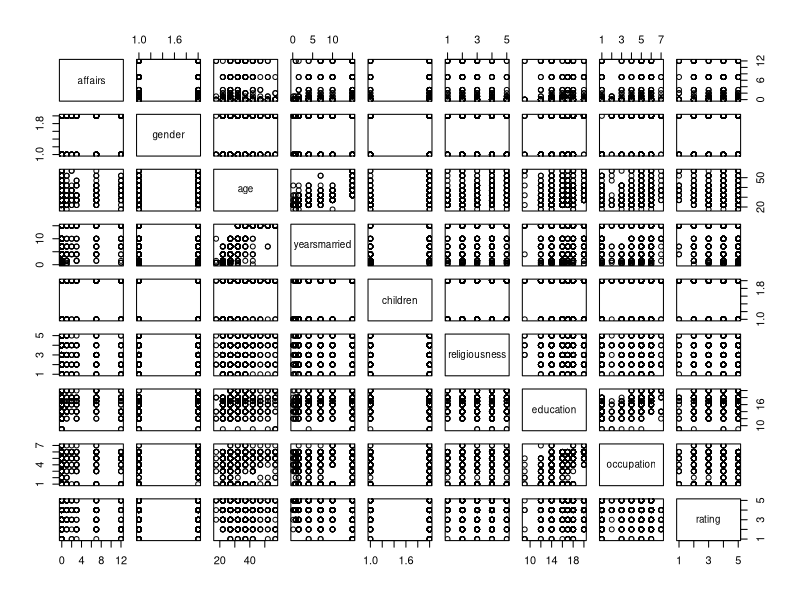
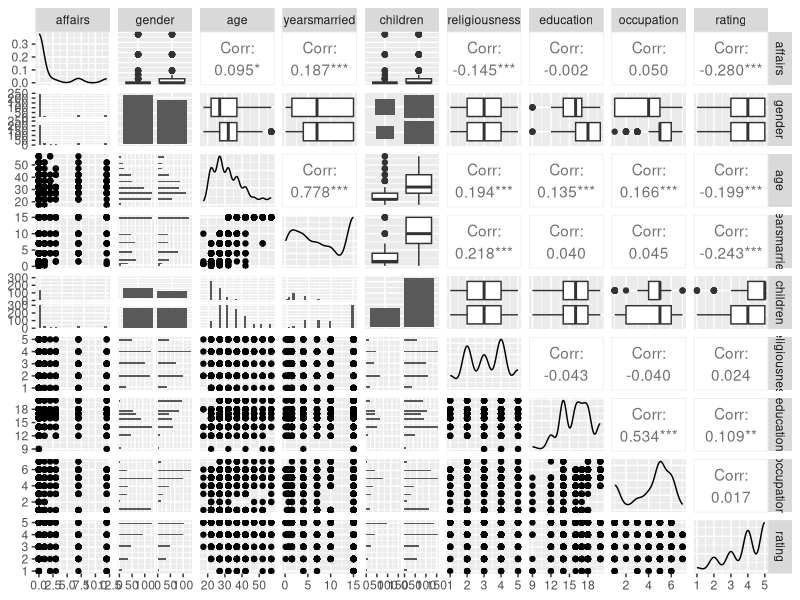
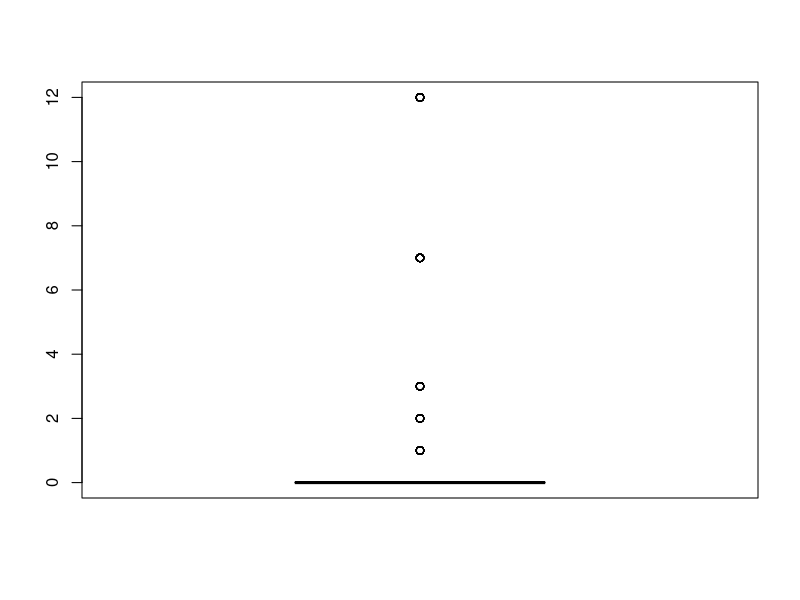
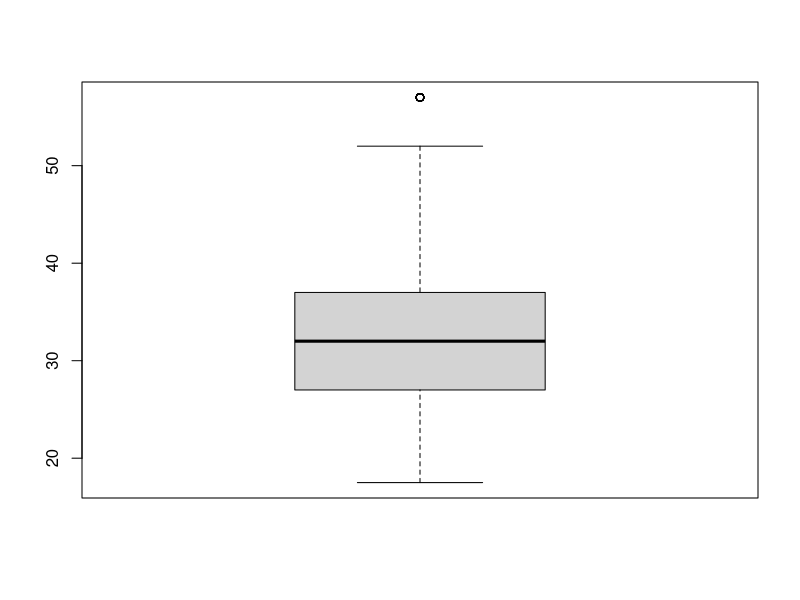
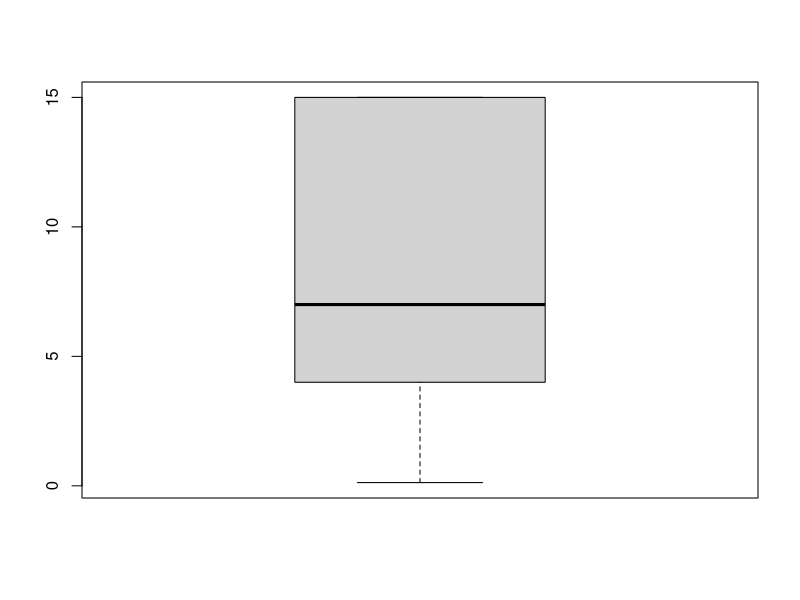
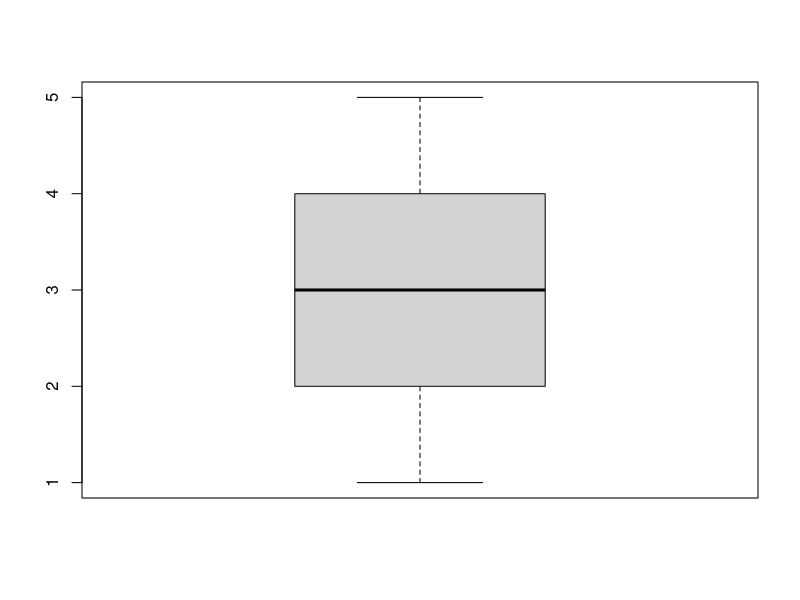
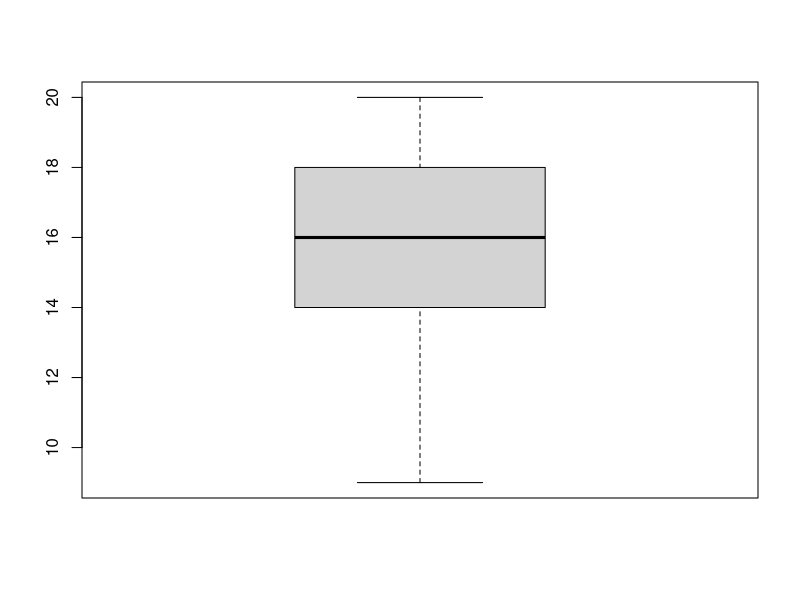
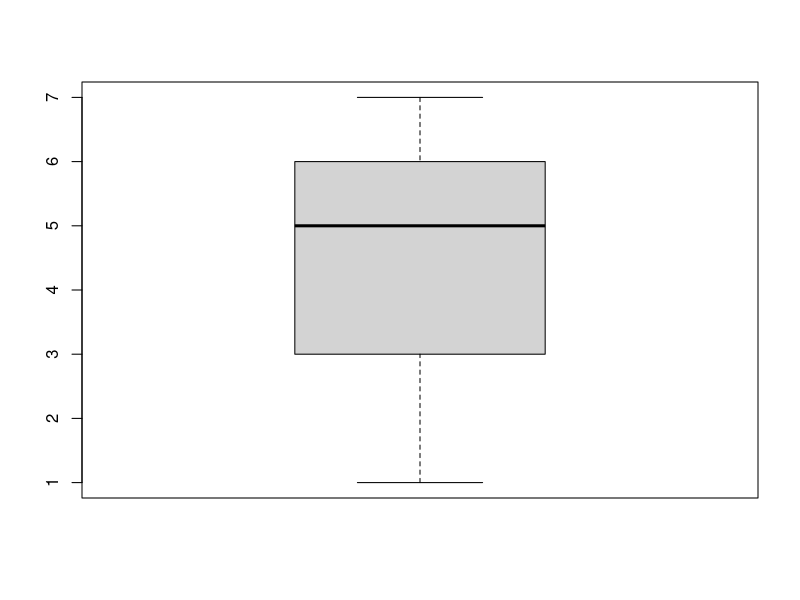

Here is the R script that generated these plots, in order:
library(ggplot2)
library(AER)
library(plyr)
library(ROCR)
library(dplyr)
library(GGally)
library(car)




data(Affairs,package="AER")

sum(is.na(Affairs))
Affairs <- na.omit(Affairs) # Omitting NA values from the Data 
# na.omit => will omit the rows which has atleast 1 NA value
dim(Affairs)

colnames(Affairs)
View(Affairs)
attach(Affairs)
#Affairs <- claimants[,-1] # Removing the first column which is is an Index

pairs(Affairs)
ggpairs(Affairs)

summary(Affairs)
boxplot(affairs)
boxplot(age)
boxplot(yearsmarried)
boxplot(religiousness)
boxplot(education)
boxplot(occupation)
Affairs$affairs[Affairs$affairs > 0] <- 1
Affairs$affairs[Affairs$affairs == 0] <- 0
Affairs$gender <- as.factor(revalue(Affairs$gender,c("male"=0, "female"=1)))
Affairs$children <- as.factor(revalue(Affairs$children,c("yes"=1, "no"=0)))

View(Affairs)

# Preparing a linear regression 

mod_lm <- lm(affairs~.,data=Affairs)
pred1 <- predict(mod_lm,Affairs)
pred1
plot(Affairs$affairs,pred1)
# We can no way use the linear regression technique to classify the data
plot(pred1)


# We can also include NA values but where ever it finds NA value
# probability values obtained using the glm will also be NA 
# So they can be either filled using imputation technique or
# exlclude those values 


# GLM function use sigmoid curve to produce desirable results 
# The output of sigmoid function lies in between 0-1
model_1 <- glm(affairs~.,data=Affairs,family = "binomial")
influencePlot(model_1)
# To calculate the odds ratio manually we going r going to take exp of coef(model)
exp(coef(model_1))
#?exp

# Confusion matrix table 
prob <- predict(model_1,Affairs,type="response")
summary(model_1)
plot(prob)
# We are going to use NULL and Residual Deviance to compare the between different models

# Confusion matrix and considering the threshold value as 0.5 
confusion<-table(prob>0.5,Affairs$affairs)
confusion
# Model Accuracy 
Accuracy<-sum(diag(confusion)/sum(confusion))
Accuracy # 76.53


# Creating empty vectors to store predicted classes based on threshold value
pred_values <- NULL
yes_no <- NULL

pred_values <- ifelse(prob>=0.5,1,0)
yes_no <- ifelse(prob>=0.5,"yes","no")

# Creating new column to store the above values
Affairs[,"prob"] <- prob
Affairs[,"pred_values"] <- pred_values
Affairs[,"yes_no"] <- yes_no

View(Affairs[,c(1,10:12)])

table(Affairs$affairs,Affairs$pred_values)


# ROC Curve => used to evaluate the betterness of the logistic model
# more area under ROC curve better is the model 
# We will use ROC curve for any classification technique not only for logistic

rocrpred<-prediction(prob,Affairs$affairs)
rocrperf<-performance(rocrpred,'tpr','fpr')

str(rocrperf)

plot(rocrperf,colorize=T,text.adj=c(-0.2,1.7))
# More area under the ROC Curve better is the logistic regression model obtained

## Getting cutt off or threshold value along with true positive and false positive rates in a data frame 
str(rocrperf)
rocr_cutoff <- data.frame(cut_off = rocrperf@alpha.values[[1]],fpr=rocrperf@x.values,tpr=rocrperf@y.values)
colnames(rocr_cutoff) <- c("cut_off","FPR","TPR")
View(rocr_cutoff)


rocr_cutoff$cut_off <- round(rocr_cutoff$cut_off,6)
# Sorting data frame with respect to tpr in decreasing order 
rocr_cutoff <- arrange(rocr_cutoff,desc(TPR))
View(rocr_cutoff)





# GLM function use sigmoid curve to produce desirable results 
# The output of sigmoid function lies in between 0-1
model_2 <- glm(affairs~rating,data=Affairs,family = "binomial")
summary(model_2)
influencePlot(model_2)
model_2 <- glm(affairs~rating,data=Affairs,family = "binomial")
# To calculate the odds ratio manually we going r going to take exp of coef(model)
exp(coef(model_2))

# Confusion matrix table 
prob <- predict(model_2,Affairs,type="response")
prob
summary(model_2)
plot(prob)
# We are going to use NULL and Residual Deviance to compare the between different models

# Confusion matrix and considering the threshold value as 0.5 
confusion<-table(prob>0.5,Affairs$affairs)
confusion
# Model Accuracy 
Accuracy<-sum(diag(confusion)/sum(confusion))
Accuracy # 76.53


# Creating empty vectors to store predicted classes based on threshold value
pred_values <- NULL
yes_no <- NULL

pred_values <- ifelse(prob>=0.5,1,0)
yes_no <- ifelse(prob>=0.5,"yes","no")

# Creating new column to store the above values
Affairs[,"prob"] <- prob
Affairs[,"pred_values"] <- pred_values
Affairs[,"yes_no"] <- yes_no

View(Affairs[,c(1,10:12)])

table(Affairs$affairs,Affairs$pred_values)
# Calculate the below metrics
# precision | recall | True Positive Rate | False Positive Rate | Specificity | Sensitivity
# from the above table - 59


# ROC Curve => used to evaluate the betterness of the logistic model
# more area under ROC curve better is the model 
# We will use ROC curve for any classification technique not only for logistic

rocrpred<-prediction(prob,Affairs$affairs)
rocrperf<-performance(rocrpred,'tpr','fpr')

str(rocrperf)

plot(rocrperf,colorize=T,text.adj=c(-0.2,1.7))
# More area under the ROC Curve better is the logistic regression model obtained

## Getting cutt off or threshold value along with true positive and false positive rates in a data frame 
str(rocrperf)
rocr_cutoff <- data.frame(cut_off = rocrperf@alpha.values[[1]],fpr=rocrperf@x.values,tpr=rocrperf@y.values)
colnames(rocr_cutoff) <- c("cut_off","FPR","TPR")
View(rocr_cutoff)


rocr_cutoff$cut_off <- round(rocr_cutoff$cut_off,6)
# Sorting data frame with respect to tpr in decreasing order 
rocr_cutoff <- arrange(rocr_cutoff,desc(TPR))
View(rocr_cutoff)




# GLM function use sigmoid curve to produce desirable results 
# The output of sigmoid function lies in between 0-1
model_3 <- glm(affairs~rating+religiousness,data=Affairs,family = "binomial")
summary(model_3)
# To calculate the odds ratio manually we going r going to take exp of coef(model)
exp(coef(model_3))

# Confusion matrix table 
prob <- predict(model_3,Affairs,type="response")
prob
summary(model_3)
plot(prob)
# We are going to use NULL and Residual Deviance to compare the between different models

# Confusion matrix and considering the threshold value as 0.5 
confusion<-table(prob>0.5,Affairs$affairs)
confusion
# Model Accuracy 
Accuracy<-sum(diag(confusion)/sum(confusion))
Accuracy # 76.53


# Creating empty vectors to store predicted classes based on threshold value
pred_values <- NULL
yes_no <- NULL

pred_values <- ifelse(prob>=0.5,1,0)
yes_no <- ifelse(prob>=0.5,"yes","no")

# Creating new column to store the above values
Affairs[,"prob"] <- prob
Affairs[,"pred_values"] <- pred_values
Affairs[,"yes_no"] <- yes_no

View(Affairs[,c(1,10:12)])

table(Affairs$affairs,Affairs$pred_values)
# Calculate the below metrics
# precision | recall | True Positive Rate | False Positive Rate | Specificity | Sensitivity
# from the above table - 59


# ROC Curve => used to evaluate the betterness of the logistic model
# more area under ROC curve better is the model 
# We will use ROC curve for any classification technique not only for logistic

rocrpred<-prediction(prob,Affairs$affairs)
rocrperf<-performance(rocrpred,'tpr','fpr')

str(rocrperf)

plot(rocrperf,colorize=T,text.adj=c(-0.2,1.7))
# More area under the ROC Curve better is the logistic regression model obtained

## Getting cutt off or threshold value along with true positive and false positive rates in a data frame 
str(rocrperf)
rocr_cutoff <- data.frame(cut_off = rocrperf@alpha.values[[1]],fpr=rocrperf@x.values,tpr=rocrperf@y.values)
colnames(rocr_cutoff) <- c("cut_off","FPR","TPR")
View(rocr_cutoff)


rocr_cutoff$cut_off <- round(rocr_cutoff$cut_off,6)
# Sorting data frame with respect to tpr in decreasing order 
rocr_cutoff <- arrange(rocr_cutoff,desc(TPR))
View(rocr_cutoff)





# GLM function use sigmoid curve to produce desirable results 
# The output of sigmoid function lies in between 0-1
model_4 <- glm(affairs~yearsmarried+rating+religiousness,data=Affairs,family = "binomial")
summary(model_4)
# To calculate the odds ratio manually we going r going to take exp of coef(model)
exp(coef(model_4))

# Confusion matrix table 
prob <- predict(model_3,Affairs,type="response")
prob
summary(model_4)
plot(prob)
# We are going to use NULL and Residual Deviance to compare the between different models

# Confusion matrix and considering the threshold value as 0.5 
confusion<-table(prob>0.5,Affairs$affairs)
confusion
# Model Accuracy 
Accuracy<-sum(diag(confusion)/sum(confusion))
Accuracy # 76.53


# Creating empty vectors to store predicted classes based on threshold value
pred_values <- NULL
yes_no <- NULL

pred_values <- ifelse(prob>=0.5,1,0)
yes_no <- ifelse(prob>=0.5,"yes","no")

# Creating new column to store the above values
Affairs[,"prob"] <- prob
Affairs[,"pred_values"] <- pred_values
Affairs[,"yes_no"] <- yes_no

View(Affairs[,c(1,10:12)])

table(Affairs$affairs,Affairs$pred_values)
# Calculate the below metrics
# precision | recall | True Positive Rate | False Positive Rate | Specificity | Sensitivity
# from the above table - 59


# ROC Curve => used to evaluate the betterness of the logistic model
# more area under ROC curve better is the model 
# We will use ROC curve for any classification technique not only for logistic

rocrpred<-prediction(prob,Affairs$affairs)
rocrperf<-performance(rocrpred,'tpr','fpr')

str(rocrperf)

plot(rocrperf,colorize=T,text.adj=c(-0.2,1.7))
# More area under the ROC Curve better is the logistic regression model obtained

## Getting cutt off or threshold value along with true positive and false positive rates in a data frame 
str(rocrperf)
rocr_cutoff <- data.frame(cut_off = rocrperf@alpha.values[[1]],fpr=rocrperf@x.values,tpr=rocrperf@y.values)
colnames(rocr_cutoff) <- c("cut_off","FPR","TPR")
View(rocr_cutoff)


rocr_cutoff$cut_off <- round(rocr_cutoff$cut_off,6)
# Sorting data frame with respect to tpr in decreasing order 
rocr_cutoff <- arrange(rocr_cutoff,desc(TPR))
View(rocr_cutoff)




# GLM function use sigmoid curve to produce desirable results 
# The output of sigmoid function lies in between 0-1
model_5 <- glm(affairs~education+rating+religiousness,data=Affairs,family = "binomial")
summary(model_5)
# To calculate the odds ratio manually we going r going to take exp of coef(model)
exp(coef(model_5))

# Confusion matrix table 
prob <- predict(model_5,Affairs,type="response")
prob
summary(model_3)
plot(prob)
# We are going to use NULL and Residual Deviance to compare the between different models

# Confusion matrix and considering the threshold value as 0.5 
confusion<-table(prob>0.5,Affairs$affairs)
confusion
# Model Accuracy 
Accuracy<-sum(diag(confusion)/sum(confusion))
Accuracy # 76.53


# Creating empty vectors to store predicted classes based on threshold value
pred_values <- NULL
yes_no <- NULL

pred_values <- ifelse(prob>=0.5,1,0)
yes_no <- ifelse(prob>=0.5,"yes","no")

# Creating new column to store the above values
Affairs[,"prob"] <- prob
Affairs[,"pred_values"] <- pred_values
Affairs[,"yes_no"] <- yes_no

View(Affairs[,c(1,10:12)])

table(Affairs$affairs,Affairs$pred_values)
# Calculate the below metrics
# precision | recall | True Positive Rate | False Positive Rate | Specificity | Sensitivity
# from the above table - 59


# ROC Curve => used to evaluate the betterness of the logistic model
# more area under ROC curve better is the model 
# We will use ROC curve for any classification technique not only for logistic

rocrpred<-prediction(prob,Affairs$affairs)
rocrperf<-performance(rocrpred,'tpr','fpr')

str(rocrperf)

plot(rocrperf,colorize=T,text.adj=c(-0.2,1.7))
# More area under the ROC Curve better is the logistic regression model obtained

## Getting cutt off or threshold value along with true positive and false positive rates in a data frame 
str(rocrperf)
rocr_cutoff <- data.frame(cut_off = rocrperf@alpha.values[[1]],fpr=rocrperf@x.values,tpr=rocrperf@y.values)
colnames(rocr_cutoff) <- c("cut_off","FPR","TPR")
View(rocr_cutoff)


rocr_cutoff$cut_off <- round(rocr_cutoff$cut_off,6)
# Sorting data frame with respect to tpr in decreasing order 
rocr_cutoff <- arrange(rocr_cutoff,desc(TPR))
View(rocr_cutoff)





# GLM function use sigmoid curve to produce desirable results 
# The output of sigmoid function lies in between 0-1
model_7 <- glm(affairs~education+occupation+rating+gender,data=Affairs,family = "binomial")
summary(model_7)
# To calculate the odds ratio manually we going r going to take exp of coef(model)
exp(coef(model_7))

# Confusion matrix table 
prob <- predict(model_7,Affairs,type="response")
prob
summary(model_7)
plot(prob)
# We are going to use NULL and Residual Deviance to compare the between different models

# Confusion matrix and considering the threshold value as 0.5 
confusion<-table(prob>0.5,Affairs$affairs)
confusion
# Model Accuracy 
Accuracy<-sum(diag(confusion)/sum(confusion))
Accuracy # 76.53


# Creating empty vectors to store predicted classes based on threshold value
pred_values <- NULL
yes_no <- NULL

pred_values <- ifelse(prob>=0.5,1,0)
yes_no <- ifelse(prob>=0.5,"yes","no")

# Creating new column to store the above values
Affairs[,"prob"] <- prob
Affairs[,"pred_values"] <- pred_values
Affairs[,"yes_no"] <- yes_no

View(Affairs[,c(1,10:12)])

table(Affairs$affairs,Affairs$pred_values)


# ROC Curve => used to evaluate the betterness of the logistic model
# more area under ROC curve better is the model 
# We will use ROC curve for any classification technique not only for logistic

rocrpred<-prediction(prob,Affairs$affairs)
rocrperf<-performance(rocrpred,'tpr','fpr')

str(rocrperf)

plot(rocrperf,colorize=T,text.adj=c(-0.2,1.7))
# More area under the ROC Curve better is the logistic regression model obtained

## Getting cutt off or threshold value along with true positive and false positive rates in a data frame 
str(rocrperf)
rocr_cutoff <- data.frame(cut_off = rocrperf@alpha.values[[1]],fpr=rocrperf@x.values,tpr=rocrperf@y.values)
colnames(rocr_cutoff) <- c("cut_off","FPR","TPR")
View(rocr_cutoff)


rocr_cutoff$cut_off <- round(rocr_cutoff$cut_off,6)
# Sorting data frame with respect to tpr in decreasing order 
rocr_cutoff <- arrange(rocr_cutoff,desc(TPR))
View(rocr_cutoff)




# GLM function use sigmoid curve to produce desirable results 
# The output of sigmoid function lies in between 0-1
model_6 <- glm(affairs~education+yearsmarried+occupation+rating+religiousness,data=Affairs,family = "binomial")
summary(model_6)
# To calculate the odds ratio manually we going r going to take exp of coef(model)
exp(coef(model_6))

# Confusion matrix table 
prob <- predict(model_6,Affairs,type="response")
prob
summary(model_6)
plot(prob)
# We are going to use NULL and Residual Deviance to compare the between different models

# Confusion matrix and considering the threshold value as 0.5 
confusion<-table(prob>0.5,Affairs$affairs)
confusion
# Model Accuracy 
Accuracy<-sum(diag(confusion)/sum(confusion))
Accuracy # 76.53


# Creating empty vectors to store predicted classes based on threshold value
pred_values <- NULL
yes_no <- NULL

pred_values <- ifelse(prob>=0.5,1,0)
yes_no <- ifelse(prob>=0.5,"yes","no")

# Creating new column to store the above values
Affairs[,"prob"] <- prob
Affairs[,"pred_values"] <- pred_values
Affairs[,"yes_no"] <- yes_no

View(Affairs[,c(1,10:12)])

table(Affairs$affairs,Affairs$pred_values)


# ROC Curve => used to evaluate the betterness of the logistic model
# more area under ROC curve better is the model 
# We will use ROC curve for any classification technique not only for logistic

rocrpred<-prediction(prob,Affairs$affairs)
rocrperf<-performance(rocrpred,'tpr','fpr')

str(rocrperf)

plot(rocrperf,colorize=T,text.adj=c(-0.2,1.7))
# More area under the ROC Curve better is the logistic regression model obtained

## Getting cutt off or threshold value along with true positive and false positive rates in a data frame 
str(rocrperf)
rocr_cutoff <- data.frame(cut_off = rocrperf@alpha.values[[1]],fpr=rocrperf@x.values,tpr=rocrperf@y.values)
colnames(rocr_cutoff) <- c("cut_off","FPR","TPR")
View(rocr_cutoff)


rocr_cutoff$cut_off <- round(rocr_cutoff$cut_off,6)
# Sorting data frame with respect to tpr in decreasing order 
rocr_cutoff <- arrange(rocr_cutoff,desc(TPR))
View(rocr_cutoff)






# GLM function use sigmoid curve to produce desirable results 
# The output of sigmoid function lies in between 0-1
model_final <- glm(affairs~.,data=Affairs,family = "binomial")
summary(model_final)
# To calculate the odds ratio manually we going r going to take exp of coef(model)
exp(coef(model_final))

# Confusion matrix table 
prob <- predict(model_6,Affairs,type="response")
prob
summary(model_6)
plot(prob)
# We are going to use NULL and Residual Deviance to compare the between different models

# Confusion matrix and considering the threshold value as 0.5 
confusion<-table(prob>0.5,Affairs$affairs)
confusion
# Model Accuracy 
Accuracy<-sum(diag(confusion)/sum(confusion))
Accuracy # 76.53


# Creating empty vectors to store predicted classes based on threshold value
pred_values <- NULL
yes_no <- NULL

pred_values <- ifelse(prob>=0.5,1,0)
yes_no <- ifelse(prob>=0.5,"yes","no")

# Creating new column to store the above values
Affairs[,"prob"] <- prob
Affairs[,"pred_values"] <- pred_values
Affairs[,"yes_no"] <- yes_no

View(Affairs[,c(1,10:12)])

table(Affairs$affairs,Affairs$pred_values)


# ROC Curve => used to evaluate the betterness of the logistic model
# more area under ROC curve better is the model 
# We will use ROC curve for any classification technique not only for logistic

rocrpred<-prediction(prob,Affairs$affairs)
rocrperf<-performance(rocrpred,'tpr','fpr')

str(rocrperf)

plot(rocrperf,colorize=T,text.adj=c(-0.2,1.7))
# More area under the ROC Curve better is the logistic regression model obtained

## Getting cutt off or threshold value along with true positive and false positive rates in a data frame 
str(rocrperf)
rocr_cutoff <- data.frame(cut_off = rocrperf@alpha.values[[1]],fpr=rocrperf@x.values,tpr=rocrperf@y.values)
colnames(rocr_cutoff) <- c("cut_off","FPR","TPR")
View(rocr_cutoff)


rocr_cutoff$cut_off <- round(rocr_cutoff$cut_off,6)
# Sorting data frame with respect to tpr in decreasing order 
rocr_cutoff <- arrange(rocr_cutoff,desc(TPR))
View(rocr_cutoff)
